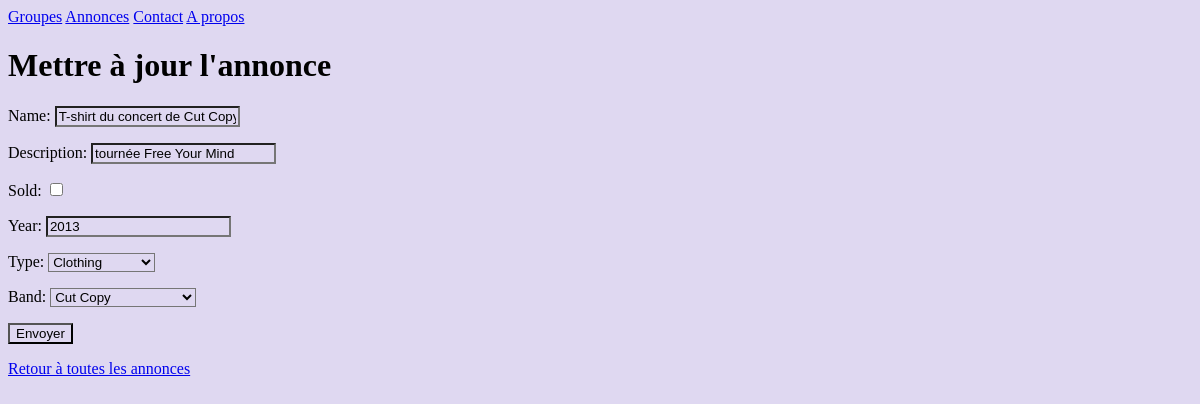
The app's page /listings/2/change, older data.
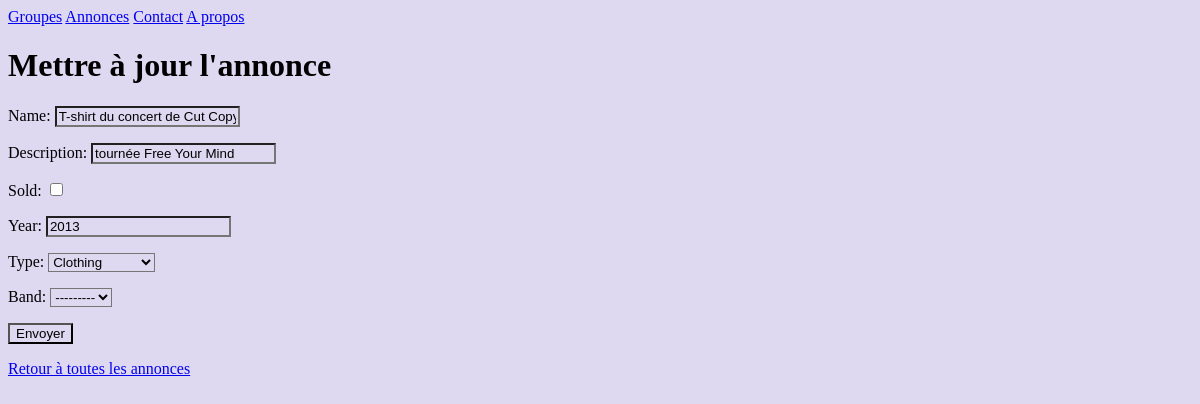
The same page, newer data.
### listings/models.py (models this page shows, shortened)
class Title(models.Model):
    class Type(models.TextChoices):
        Records = "R"
        Clothing = "C"
        Posters = "P"
        Miscellaneous = "M"
    name = models.fields.CharField(max_length=100)
    description = models.fields.CharField(max_length=1000)
    sold = models.fields.BooleanField(default=False)
    year = models.fields.IntegerField(null=True, blank=True)
    type = models.fields.CharField(choices=Type.choices, max_length=5)
    band = models.ForeignKey(Band, null=True, on_delete=models.SET_NULL)

class Band(models.Model):
    class Genre(models.TextChoices):
        HIP_HOP = "HH"
        SYNTH_POP = "SP"
        ALTERNATIVE_ROCK = "AR"
    name = models.fields.CharField(max_length=100)
    genre = models.fields.CharField(choices=Genre.choices, max_length=5)
    biography = models.fields.CharField(max_length=1000)
    year_formed = models.fields.IntegerField(validators=[MinValueValidator(1900), MaxValueValidator(2021)])
    active = models.fields.BooleanField(default=True)
    official_homepage = models.fields.URLField(null=True, blank=True)
    def __str__(self):
        return f'{self.name}'

### listings/views.py (the view)
# urls.py: path('listings/<int:id>/change', views.listings_change, name="listings-change"),
def listings_change(request, id):
    title = Title.objects.get(id=id)
    if request.method == 'POST':
        form = TitleForm(request.POST, instance=title)
        if form.is_valid():
            form.save()
            return redirect('listings-detail', title.id)
    else:
        form = TitleForm(instance=title)
    return render(request, 'listings/listings_change.html', {'form': form})

### listings/forms.py
class TitleForm(forms.ModelForm):
    class Meta:
        model = Title
        fields = "__all__"

### listings/templates/listings/listings_change.html (shortened to what this page needs)
{% extends 'listings/base.html' %}
{% block content %}
<h1>Mettre à jour l'annonce</h1>
<form action="" method="post">
    {{ form.as_p }}
    <input type="submit" value="Envoyer">
 </form>
 <a href="{% url 'listings-list' %}">Retour à toutes les annonces</a>
{% endblock content %}

Row changes from the older to the newer data that the page shows:
changed Title "tournée Free Your Mind": band "Cut Copy" → "---------"
